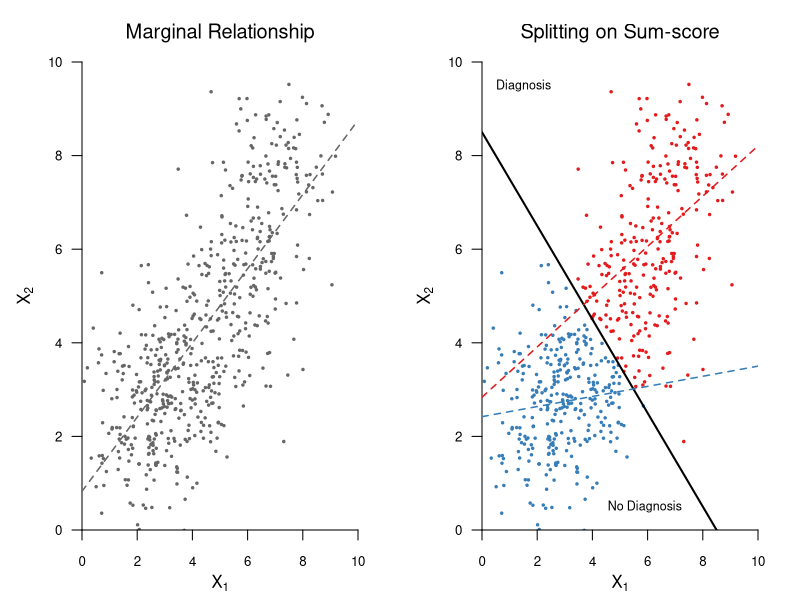
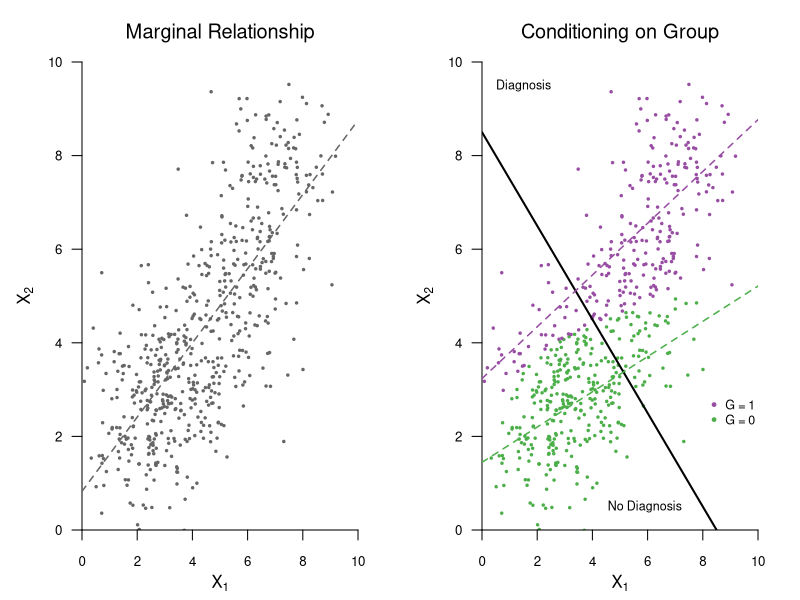
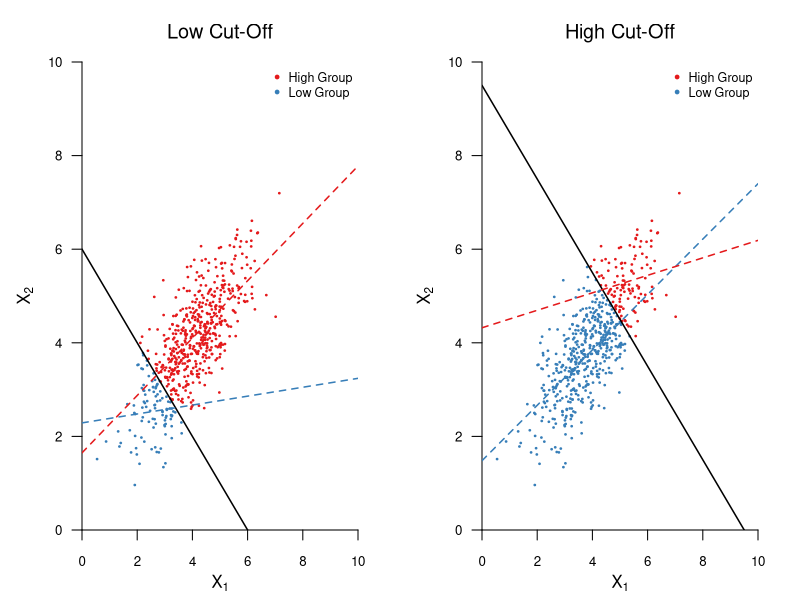

Generate these figures, in order, with R:
library('scales')
library('mvtnorm')
library('grDevices')
library('RColorBrewer')
set.seed(1)

n <- 100
lab <- 0.80
cols <- brewer.pal(4, 'Set1')
cols2 <- brewer.pal(6, 'Set1')

S <- cbind(c(1, 0), c(0, 1))

d1 <- rbind(
  rmvnorm(n, c(2, 2), S),
  rmvnorm(n, c(3, 3), S),
  rmvnorm(n, c(3.5, 3), S)
)

d2 <- rbind(
  rmvnorm(n, c(5, 4.5), S),
  rmvnorm(n, c(6, 5.5), S),
  rmvnorm(n, c(7, 8), S)
)

d <- cbind(rbind(d1, d2), rep(c(0, 1), each = 3*n))


pdf('Figures/Figure-1.pdf', width = 8, height = 3.5)
par(mar = c(3.5, 4.1, 3.1, 2.1))
par(mfrow = c(1, 2))

plot(
  d, pch = 20, xlim = c(-0, 10), ylim = c(-0, 10), axes = FALSE, col = 'gray40',
  xlab = '', ylab = '', main = 'Marginal Relationship', cex = 0.50, font.main = 1,
  xaxs = 'i', yaxs = 'i' # axes touch at 0
)

axis(1, cex.axis = lab)
axis(2, las = 2, cex.axis = lab)
abline(lm(d[, 2] ~ d[, 1]), lwd = 1.5, lty = 2, col = 'gray40')
mtext(expression(X[1]), side = 1, line = 2.25, cex = 1)
mtext(expression(X[2]), side = 2, line = 2.25, cex = 1)
cor(d[, 2], d[, 1])

cutoff <- 8.50
group <- apply(d[, 1:2], 1, sum) < cutoff

plot(
  d, pch = 20, xlim = c(-0, 10), ylim = c(-0, 10),
  axes = FALSE, cex = 0.50, col = cols[ifelse(group, 2, 1)],
  xlab = '', ylab = '', main = 'Splitting on Sum-score', font.main = 1,
  xaxs = 'i', yaxs = 'i' # axes touch at 0
)

axis(1, cex.axis = lab)
axis(2, las = 2, cex.axis = lab)
text(5.9, 0.50, 'No Diagnosis', cex = 0.75)
text(1.50, 9.50, 'Diagnosis', cex = 0.75)

d1z <- d[group, ]
d2z <- d[!group, ]

abline(a = cutoff, b = -1, lty = 1, lwd = 2)
abline(lm(d1z[, 2] ~ d1z[, 1]), lwd = 1.5, lty = 2, col = cols[2])
abline(lm(d2z[, 2] ~ d2z[, 1]), lwd = 1.5, lty = 2, col = cols[1])
mtext(expression(X[1]), side = 1, line = 2.25, cex = 1)
mtext(expression(X[2]), side = 2, line = 2.25, cex = 1)

cor(d1z[, 1], d1z[, 2])
cor(d2z[, 1], d2z[, 2])
dev.off()


pdf('Figures/Figure-2.pdf', width = 8, height = 3.5)
par(mar = c(3.5, 4.1, 3.1, 2.1))
par(mfrow = c(1, 2))

plot(
  d, pch = 20, xlim = c(-0, 10), ylim = c(-0, 10), axes = FALSE, col = 'gray40',
  xlab = '', ylab = '', main = 'Marginal Relationship', cex = 0.50, font.main = 1,
  xaxs = 'i', yaxs = 'i' # axes touch at 0
)

axis(1, cex.axis = lab)
axis(2, las = 2, cex.axis = lab)
mtext(expression(X[1]), side = 1, line = 2.25, cex = 1)
mtext(expression(X[2]), side = 2, line = 2.25, cex = 1)

abline(lm(d[, 2] ~ d[, 1]), lwd = 1.5, lty = 2, col = 'gray40')
colors <- c(rep(cols[3], 300), rep(cols[4], 300))

group2 <- apply(d, 1, function(x) { x[2] < (log(x[1]) + 3)})
plot(
  d, pch = 20, xlim = c(-0, 10), ylim = c(-0, 10),
  col = ifelse(group2, cols[3], cols[4]), axes = FALSE, cex = .50,
  xlab = '', ylab = '', main = 'Conditioning on Group', font.main = 1,
  xaxs = 'i', yaxs = 'i' # axes touch at 0
)

axis(1, cex.axis = lab)
axis(2, las = 2, cex.axis = lab)
mtext(expression(X[1]), side = 1, line = 2.25, cex = 1)
mtext(expression(X[2]), side = 2, line = 2.25, cex = 1)

d1zz <- d[group2, ]
d2zz <- d[!group2, ]

abline(a = cutoff, b = -1, lty = 1, lwd = 2)
abline(lm(d1zz[, 2] ~ d1zz[, 1]), lwd = 1.5, lty = 2, col = cols[3])
abline(lm(d2zz[, 2] ~ d2zz[, 1]), lwd = 1.5, lty = 2, col = cols[4])

text(5.9, 0.50, 'No Diagnosis', cex = 0.75)
text(1.50, 9.50, 'Diagnosis', cex = 0.75)
legend(
  x = 8, y = 3, legend = c('G = 1', 'G = 0'),
  col = cols[c(4, 3)], bty = 'n', pch = 20, cex = 0.75
)

cor(d1zz[, 1], d1zz[, 2])
cor(d2zz[, 1], d2zz[, 2])
dev.off()


pdf('Figures/Figure-3.pdf', width = 8, height = 3.5)
par(mar = c(5.1, 4.1, 4.1, 2.1))

set.seed(1)
n <- 600
S <- cbind(c(1, .75), c(.75, 1))
d <- rmvnorm(n, c(4, 4), S)
cols <- brewer.pal(4, 'Set1')

plot_groups <- function(d, cutoff, main = '') {
  group <- apply(d[, 1:2], 1, sum) < cutoff
  
  plot(
    d, pch = 20, xlim = c(0, 10), ylim = c(0, 10),
    axes = FALSE, cex = 0.35, col = cols[ifelse(group, 2, 1)],
    xlab = '', ylab = '', main = main, font.main = 1 ,
    xaxs = 'i', yaxs = 'i' # axes touch at 0
  )
  
  mtext(expression(X[1]), side = 1, line = 2.25, cex = 1)
  mtext(expression(X[2]), side = 2, line = 2.25, cex = 1)
  axis(1, cex.axis = 0.80)
  axis(2, las = 2, cex.axis = 0.80)
  abline(a = cutoff, b = -1, lty = 1, lwd = 1.5)
  legend(
    'topright', legend = c('High Group', 'Low Group'),
    col = cols[1:2], bty = 'n', pch = 20, cex = 0.75
  )
  
  d1z <- d[group, ]
  d2z <- d[!group, ]
  m <- lm(d[, 2] ~ d[, 1])
  m1 <-lm(d1z[, 2] ~ d1z[, 1])
  m2 <- lm(d2z[, 2] ~ d2z[, 1])
  abline(m1, lwd = 1.5, lty = 2, col = cols[2])
  abline(m2, lwd = 1.5, lty = 2, col = cols[1])
}

par(mfrow = c(1, 2))
par(mar = c(3.5, 4.1, 3.1, 2.1))
plot_groups(d, cutoff = 6, main = 'Low Cut-Off')
plot_groups(d, cutoff = 9.5, main = 'High Cut-Off')
dev.off()
